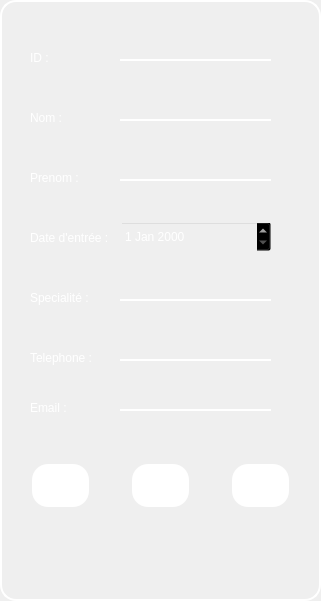
     <widget class="QFrame" name="frame_2">
      <property name="geometry">
       <rect>
        <x>30</x>
        <y>30</y>
        <width>321</width>
        <height>601</height>
       </rect>
      </property>
      <property name="styleSheet">
       <string notr="true">QFrame {
border : 2px solid white ;
 border-radius: 16px;
}
QLabel {
border : none;
color : white;
}
QDateEdit {
background : transparent;
color : white;
}
QPushButton {
   background-color: #fff;
   border: none;
   color: #333;
   padding: 10px 20px;
   text-align: center;
   text-decoration: none;
   display: inline-block;
   font-size: 14px;
   margin: 4px 2px;
   cursor: pointer;
   border-radius: 16px;

}

QPushButton:hover {
   background-color: #F8B7C6;
}


QPushButton::pressed
{
	background-color: #EF829B;

}</string>
      </property>
      <property name="frameShape">
       <enum>QFrame::StyledPanel</enum>
      </property>
      <property name="frameShadow">
       <enum>QFrame::Raised</enum>
      </property>
      <widget class="QLabel" name="label_10">
       <property name="geometry">
        <rect>
         <x>30</x>
         <y>50</y>
         <width>56</width>
         <height>16</height>
        </rect>
       </property>
       <property name="text">
        <string>ID :</string>
       </property>
      </widget>
      <widget class="QLabel" name="label_11">
       <property name="geometry">
        <rect>
         <x>30</x>
         <y>110</y>
         <width>56</width>
         <height>16</height>
        </rect>
       </property>
       <property name="text">
        <string>Nom :</string>
       </property>
      </widget>
      <widget class="QLabel" name="label_12">
       <property name="geometry">
        <rect>
         <x>30</x>
         <y>170</y>
         <width>71</width>
         <height>16</height>
        </rect>
       </property>
       <property name="text">
        <string>Prenom :</string>
       </property>
      </widget>
      <widget class="QLabel" name="label_13">
       <property name="geometry">
        <rect>
         <x>30</x>
         <y>230</y>
         <width>91</width>
         <height>16</height>
        </rect>
       </property>
       <property name="text">
        <string>Date d'entrée :</string>
       </property>
      </widget>
      <widget class="QLabel" name="label_14">
       <property name="geometry">
        <rect>
         <x>30</x>
         <y>290</y>
         <width>71</width>
         <height>16</height>
        </rect>
       </property>
       <property name="text">
        <string>Specialité :</string>
       </property>
      </widget>
      <widget class="QLabel" name="label_15">
       <property name="geometry">
        <rect>
         <x>30</x>
         <y>350</y>
         <width>71</width>
         <height>16</height>
        </rect>
       </property>
       <property name="text">
        <string>Telephone :</string>
       </property>
      </widget>
      <widget class="QLineEdit" name="le_id_2">
       <property name="geometry">
        <rect>
         <x>120</x>
         <y>30</y>
         <width>151</width>
         <height>31</height>
        </rect>
       </property>
       <property name="styleSheet">
        <string notr="true">QLineEdit {
    
    border:none;
    padding: 0 8px;
    background: transparent;
	color: white;
	border-bottom: 2px solid white;
}
QLineEdit:Focus{

	border: 2px solid white;
	border-radius: 10px;

}</string>
       </property>
      </widget>
      <widget class="QLineEdit" name="le_nom_2">
       <property name="geometry">
        <rect>
         <x>120</x>
         <y>90</y>
         <width>151</width>
         <height>31</height>
        </rect>
       </property>
       <property name="styleSheet">
        <string notr="true">QLineEdit {
    
    border:none;
    padding: 0 8px;
    background: transparent;
	color: white;
	border-bottom: 2px solid white;
}
QLineEdit:Focus{

	border: 2px solid white;
	border-radius: 10px;

}</string>
       </property>
      </widget>
      <widget class="QLineEdit" name="le_prenom_2">
       <property name="geometry">
        <rect>
         <x>120</x>
         <y>150</y>
         <width>151</width>
         <height>31</height>
        </rect>
       </property>
       <property name="styleSheet">
        <string notr="true">QLineEdit {
    
    border:none;
    padding: 0 8px;
    background: transparent;
	color: white;
	border-bottom: 2px solid white;
}
QLineEdit:Focus{

	border: 2px solid white;
	border-radius: 10px;

}</string>
       </property>
      </widget>
      <widget class="QLineEdit" name="le_spec">
       <property name="geometry">
        <rect>
         <x>120</x>
         <y>270</y>
         <width>151</width>
         <height>31</height>
        </rect>
       </property>
       <property name="styleSheet">
        <string notr="true">QLineEdit {
    
    border:none;
    padding: 0 8px;
    background: transparent;
	color: white;
	border-bottom: 2px solid white;
}
QLineEdit:Focus{

	border: 2px solid white;
	border-radius: 10px;

}</string>
       </property>
      </widget>
      <widget class="QLineEdit" name="le_tel">
       <property name="geometry">
        <rect>
         <x>120</x>
         <y>330</y>
         <width>151</width>
         <height>31</height>
        </rect>
       </property>
       <property name="styleSheet">
        <string notr="true">QLineEdit {
    
    border:none;
    padding: 0 8px;
    background: transparent;
	color: white;
	border-bottom: 2px solid white;
}
QLineEdit:Focus{

	border: 2px solid white;
	border-radius: 10px;

}</string>
       </property>
      </widget>
      <widget class="QDateEdit" name="le_date_2">
       <property name="geometry">
        <rect>
         <x>120</x>
         <y>221</y>
         <width>151</width>
         <height>31</height>
        </rect>
       </property>
       <property name="styleSheet">
        <string notr="true">QDateEdit {
background : transparent;
color : white;
}</string>
       </property>
      </widget>
      <widget class="QPushButton" name="modifier_2">
       <property name="geometry">
        <rect>
         <x>130</x>
         <y>460</y>
         <width>61</width>
         <height>51</height>
        </rect>
       </property>
       <property name="text">
        <string/>
       </property>
       <property name="icon">
        <iconset resource="res.qrc">
         <normaloff>:/ico/icons/edit-3.svg</normaloff>:/ico/icons/edit-3.svg</iconset>
       </property>
       <property name="iconSize">
        <size>
         <width>22</width>
         <height>22</height>
        </size>
       </property>
      </widget>
      <widget class="QPushButton" name="supprimer_2">
       <property name="geometry">
        <rect>
         <x>230</x>
         <y>460</y>
         <width>61</width>
         <height>51</height>
        </rect>
       </property>
       <property name="styleSheet">
        <string notr="true"/>
       </property>
       <property name="text">
        <string/>
       </property>
       <property name="icon">
        <iconset resource="res.qrc">
         <normaloff>:/ico/icons/minus.svg</normaloff>:/ico/icons/minus.svg</iconset>
       </property>
       <property name="iconSize">
        <size>
         <width>22</width>
         <height>22</height>
        </size>
       </property>
      </widget>
      <widget class="QPushButton" name="ajouter_2">
       <property name="geometry">
        <rect>
         <x>30</x>
         <y>460</y>
         <width>61</width>
         <height>51</height>
        </rect>
       </property>
       <property name="text">
        <string/>
       </property>
       <property name="icon">
        <iconset resource="res.qrc">
         <normaloff>:/ico/icons/plus.svg</normaloff>:/ico/icons/plus.svg</iconset>
       </property>
       <property name="iconSize">
        <size>
         <width>22</width>
         <height>22</height>
        </size>
       </property>
      </widget>
      <widget class="QLabel" name="label_17">
       <property name="geometry">
        <rect>
         <x>30</x>
         <y>400</y>
         <width>71</width>
         <height>16</height>
        </rect>
       </property>
       <property name="text">
        <string>Email :</string>
       </property>
      </widget>
      <widget class="QLineEdit" name="le_email">
       <property name="geometry">
        <rect>
         <x>120</x>
         <y>380</y>
         <width>151</width>
         <height>31</height>
        </rect>
       </property>
       <property name="styleSheet">
        <string notr="true">QLineEdit {
    
    border:none;
    padding: 0 8px;
    background: transparent;
	color: white;
	border-bottom: 2px solid white;
}
QLineEdit:Focus{

	border: 2px solid white;
	border-radius: 10px;

}</string>
       </property>
      </widget>
     </widget>
